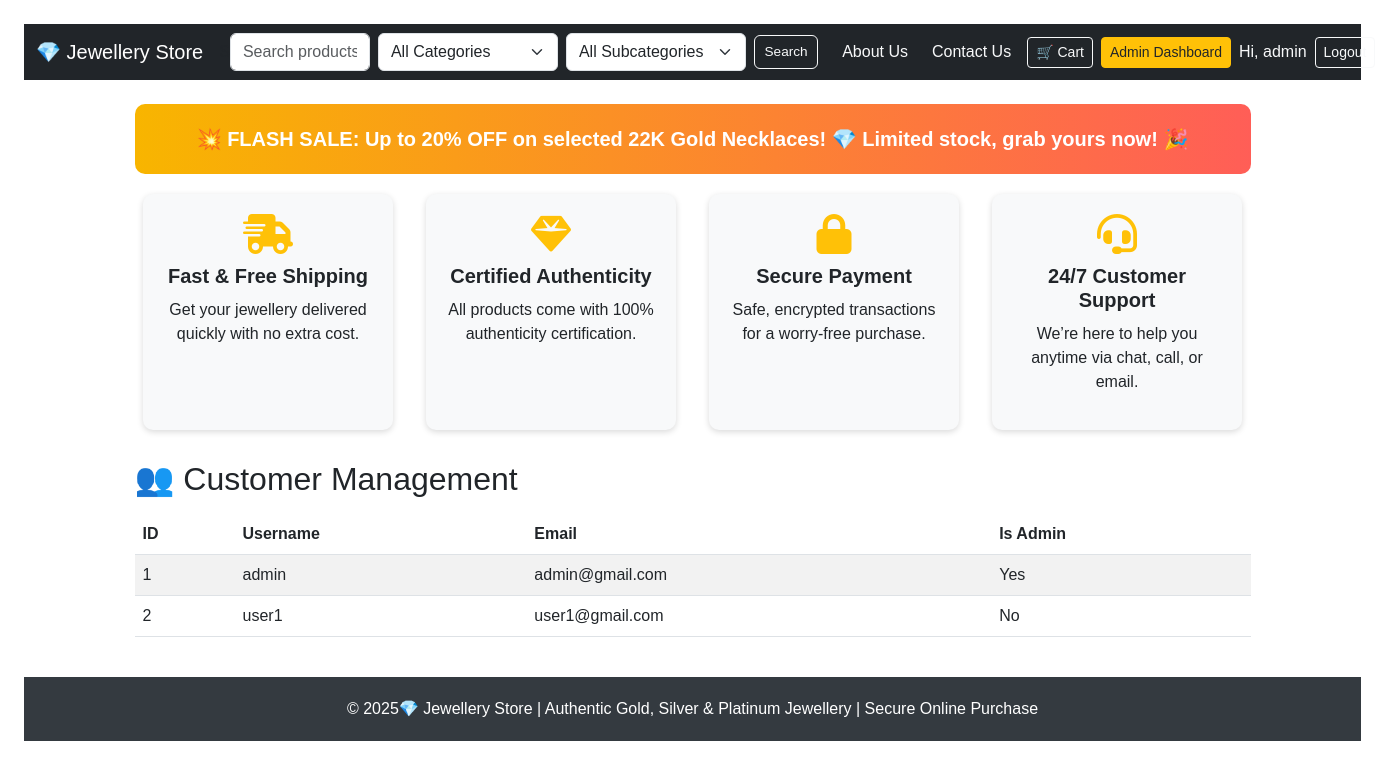
The app's page /admin/admin/customers (signed in) with its own data.
### models.py (models this page shows, shortened)
class User(db.Model, UserMixin):
    __tablename__ = 'user'
    id = db.Column(db.Integer, primary_key=True)
    username = db.Column(db.String(150), nullable=False, unique=True)
    email = db.Column(db.String(150), nullable=False, unique=True)
    password_hash = db.Column(db.String(200), nullable=False)
    is_admin = db.Column(db.Boolean, default=False)
    orders = db.relationship('Order', backref='user', lazy=True)
    reviews = db.relationship('Review', backref='user', lazy=True)

### routes/admin_routes.py (the view)
@admin_bp.route('/admin/customers')
@login_required
def customers():
    ensure_admin()
    customers = User.query.all()
    return render_template('admin_customers.html', customers=customers)

### app.py (called while the page is built)
@login_manager.user_loader
def load_user(user_id):
    return User.query.get(int(user_id))

### routes/admin_routes.py (called while the page is built)
def ensure_admin():
    if not current_user.is_authenticated or not current_user.is_admin:
        abort(403)

### templates/admin_customers.html (shortened to what this page needs)
{% extends "base.html" %}
{% block content %}
<h2 class="mb-3">👥 Customer Management</h2>
<table class="table table-striped">
  <thead>
    <tr>
      <th>ID</th>
      <th>Username</th>
      <th>Email</th>
      <th>Is Admin</th>
    </tr>
  </thead>
  <tbody>
    {% for customer in customers %}
    <tr>
      <td>{{ customer.id }}</td>
      <td>{{ customer.username }}</td>
      <td>{{ customer.email }}</td>
      <td>{{ 'Yes' if customer.is_admin else 'No' }}</td>
    </tr>
    {% endfor %}
  </tbody>
</table>
{% endblock %}

### templates/base.html (shortened to what this page needs)
<!DOCTYPE html>
<html lang="en">
<head>
  <link href="https://cdn.jsdelivr.net/npm/bootstrap@5.3.0/dist/css/bootstrap.min.css" rel="stylesheet">
</head>
<body>
  <nav class="navbar navbar-expand-lg navbar-dark bg-dark sticky-top">
    <div class="container-fluid">
      <a class="navbar-brand" href="{{ url_for('product.home') }}">💎 Jewellery  Store</a>
      <div class="collapse navbar-collapse" id="mainNav">
        <form method="get" action="{{ url_for('product.home') }}" class="d-flex align-items-center form-flex-nowrap me-3">
          <input type="text" name="q" placeholder="Search products..." class="form-control" value="{{ request.args.q or '' }}">
          <select name="category" class="form-select">
            <option value="">All Categories</option>
          </select>
          <select name="subcategory" class="form-select">
            <option value="">All Subcategories</option>
          </select>
          <button type="submit" class="btn btn-outline-light btn-navbar">Search</button>
        </form>
        <ul class="navbar-nav ms-auto d-flex align-items-center gap-2 no-wrap">
          <li class="nav-item"><a class="nav-link text-light" href="{{ url_for('product.about') }}">About Us</a></li>
          <li class="nav-item"><a class="nav-link text-light" href="{{ url_for('product.contact') }}">Contact Us</a></li>
          <li class="nav-item">
            <a class="btn btn-outline-light btn-sm no-wrap" href="{{ url_for('product.view_cart') }}">
              🛒 Cart
            </a>
          </li>
          {% if current_user.is_authenticated and current_user.is_admin %}
            <li class="nav-item"><a class="btn btn-warning btn-sm text-dark" href="{{ url_for('admin.dashboard') }}">Admin Dashboard</a></li>
          {% endif %}
          {% if current_user.is_authenticated %}
            <li class="nav-item"><span class="navbar-text text-light">Hi, {{ current_user.username or current_user.email }}</span></li>
            <li class="nav-item"><a class="btn btn-outline-light btn-sm" href="{{ url_for('auth.logout') }}">Logout</a></li>
          {% endif %}
        </ul>
      </div>
    </div>
  </nav>
  <div class="container mt-4">
    <div class="promo-banner">
      💥 FLASH SALE: Up to 20% OFF on selected 22K Gold Necklaces! 💎 Limited stock, grab yours now! 🎉
    </div>
  </div>
  <div class="container feature-cards">
    <div class="feature-card">
      <i class="fas fa-shipping-fast"></i>
      <h5>Fast & Free Shipping</h5>
      <p>Get your jewellery delivered quickly with no extra cost.</p>
    </div>
    <div class="feature-card">
      <i class="fas fa-gem"></i>
      <h5>Certified Authenticity</h5>
      <p>All products come with 100% authenticity certification.</p>
    </div>
    <div class="feature-card">
      <i class="fas fa-lock"></i>
      <h5>Secure Payment</h5>
      <p>Safe, encrypted transactions for a worry-free purchase.</p>
    </div>
    <div class="feature-card">
      <i class="fas fa-headset"></i>
      <h5>24/7 Customer Support</h5>
      <p>We’re here to help you anytime via chat, call, or email.</p>
    </div>
  </div>
  <div class="container mt-4">
    {% block content %}{% endblock %}
  </div>
  <footer>
    &copy; {{ current_year }} 2025💎 Jewellery Store | Authentic Gold, Silver & Platinum Jewellery | Secure Online Purchase
  </footer>
</body>
</html>

### templates/base.html (style rules this page uses)
body { font-family: Arial, sans-serif; margin: 24px; }
footer { background-color: #343a40; color: white; padding: 20px 0; text-align: center; margin-top: 40px; }
.promo-banner { background: linear-gradient(90deg, #f8b500, #ff5e57); color: white; padding: 20px; text-align: center; border-radius: 10px; margin-bottom: 20px; font-weight: bold; font-size: 1.25rem; animation: pulse 2s infinite; }
.feature-cards { display: flex; gap: 1rem; justify-content: space-around; flex-wrap: wrap; margin-bottom: 30px; }
.feature-card { background: #f8f9fa; border-radius: 10px; padding: 20px; width: 250px; box-shadow: 0 2px 6px rgba(0,0,0,0.15); text-align: center; transition: transform 0.3s ease; }
.feature-card i { font-size: 2.5rem; color: #ffc107; margin-bottom: 10px; }
.feature-card h5 { font-weight: bold; margin-bottom: 10px; }
.navbar .form-control, .navbar .form-select { min-width: 140px; max-width: 260px; }
.navbar .form-control[type="text"] { width: 220px; }
.navbar .btn-navbar { padding: .35rem .6rem; font-size: .85rem; }
.navbar .nav-link { white-space: nowrap; }
.navbar .no-wrap { white-space: nowrap; }
.form-flex-nowrap { flex-wrap: nowrap; gap: 0.5rem; }

### records on screen
User: username "admin", id "1", email "admin@gmail.com", is_admin "Yes"
User: id "2", username "user1", email "user1@gmail.com", is_admin "No"
